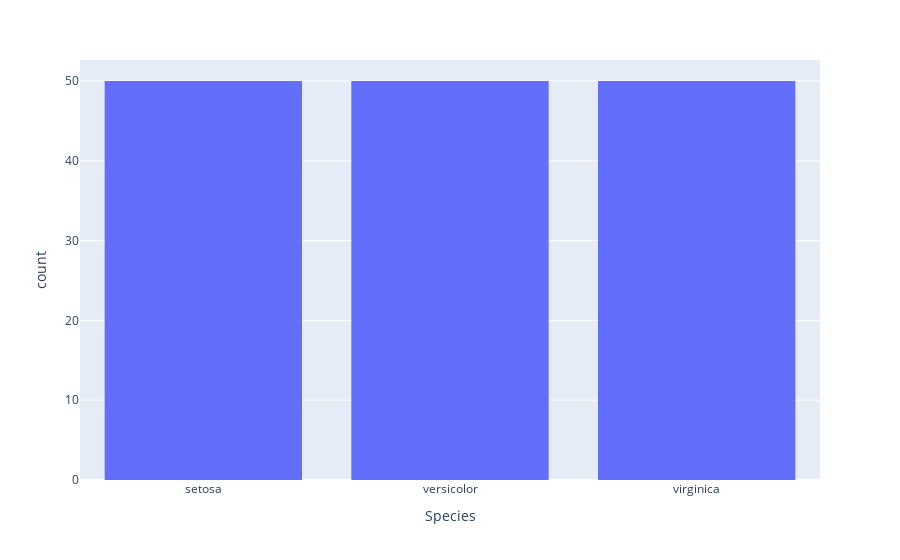

Here is the notebook cell this chart was saved with:
### Markdown cell above
## Histograms

Histograms introduce a new idea, **probability distributions**, into the discussion.
A probability distribution is simply a table listing the probability that a variable will have a particular value.

In our work, you can think in terms of **count distributions** or the number of times a variable has a particular value.
We will use the term **distribution** to refer to either count or probability distributions interchangeably. 

There are as many different types of distributions - as many as different types of animals in the zoo!
For our purposes, we highlight five general shapes of distributions:

- **Uniform:** a flat distribution where every value is equally likely
- **Normal:** a bell curve distribution where values toward the middle are most likely
- **Skewed right:** a declining distribution were small values are likely and large values unlikely
- **Skewed left:** the opposite of skewed right
- **Mixtures:** appear as two or more of the above distributions

The purpose of generating histograms is to visually determine the approximate distribution of a variable. 
Histograms can reveal extreme values, missing ranges, or skew, that may require special care in later analysis.

Histograms:

- Require x 
- Automatically determine bar widths for x
- Automatically define y as the count of values for x
- Are used to show the distribution of a **single** variable

Let's first look at the distribution of `Species` in our dataset:

- `with px do histogram using` a list containing
    - `dta_iris`
    - freestyle `x="Species"`

### Code cell
px.histogram(dta_iris,x='Species')

#<xml xmlns="https://developers.google.com/blockly/xml"><variables><variable id="+yh,Zg{hON]zy6D~.rH#">px</variable><variable id="E*CJ3@KOAl*hkk/%JY3Y">dta_iris</variable></variables><block type="varDoMethod" id="7PkTI5@+A6#C}J7CTmyF" x="0" y="0"><mutation items="2"></mutation><field name="VAR" id="+yh,Zg{hON]zy6D~.rH#">px</field><field name="MEMBER">histogram</field><data>px:histogram</data><value name="ADD0"><block type="variables_get" id="?|WUnTcv0MLddRWQJu9%"><field name="VAR" id="E*CJ3@KOAl*hkk/%JY3Y">dta_iris</field></block></value><value name="ADD1"><block type="dummyOutputCodeBlock" id="UglOz/8vBZ3HJ~VR.TJk"><field name="CODE">x='Species'</field></block></value></block></xml>

### Figure 1 — Plotly figure (JSON) as saved in the notebook; plotly's stock layout.template omitted (floating-point values rounded to 4 significant figures; data arrays with more than 128 entries replaced by an {"elided": "..."} marker saying what was removed)
{"data": [{"bingroup": "x", "hovertemplate": "Species=%{x}<br>count=%{y}<extra></extra>", "legendgroup": "", "marker": {"color": "#636efa", "pattern": {"shape": ""}}, "name": "", "orientation": "v", "showlegend": false, "type": "histogram", "x": {"elided": "150 str values"}, "xaxis": "x", "yaxis": "y"}], "layout": {"barmode": "relative", "legend": {"tracegroupgap": 0}, "margin": {"t": 60}, "xaxis": {"anchor": "y", "domain": [0, 1], "title": {"text": "Species"}}, "yaxis": {"anchor": "x", "domain": [0, 1], "title": {"text": "count"}}}}
